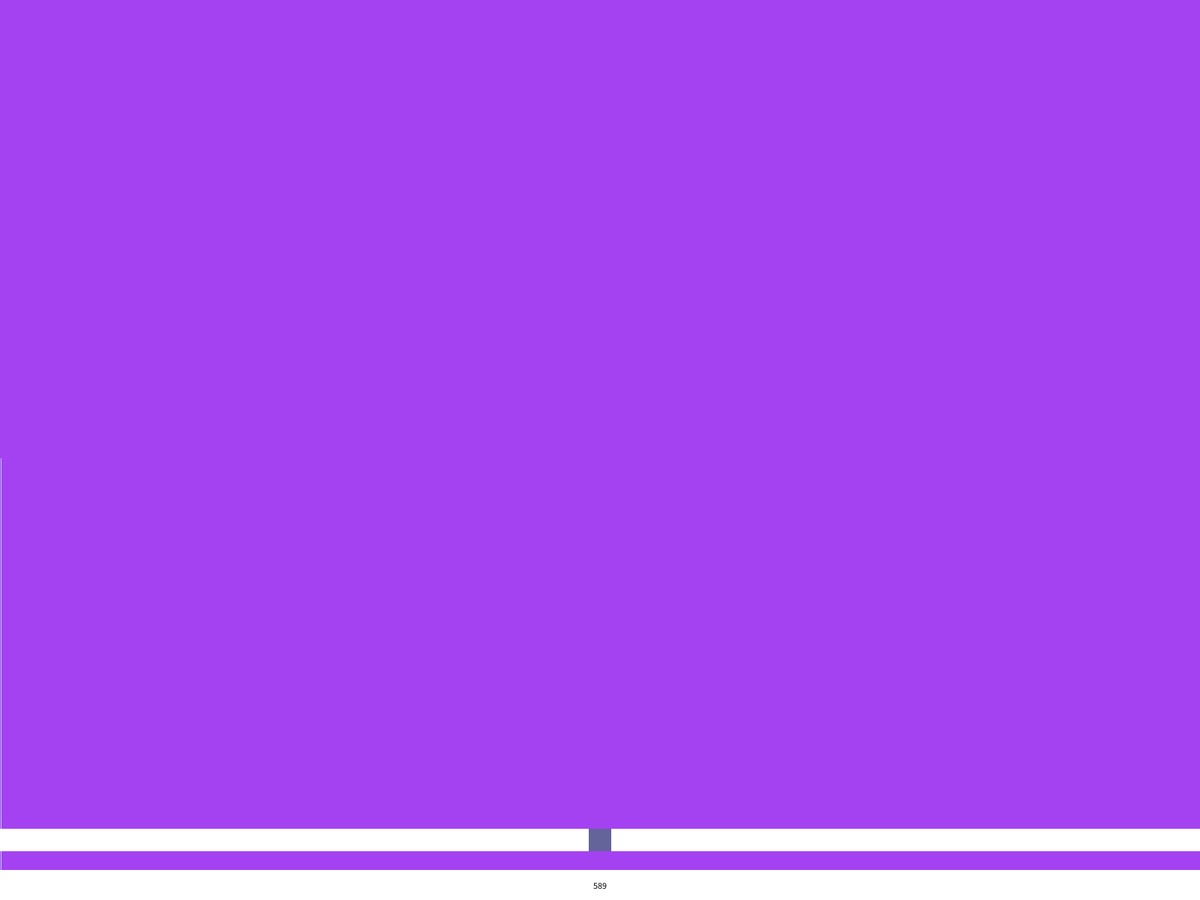
Frame 1 (no input)
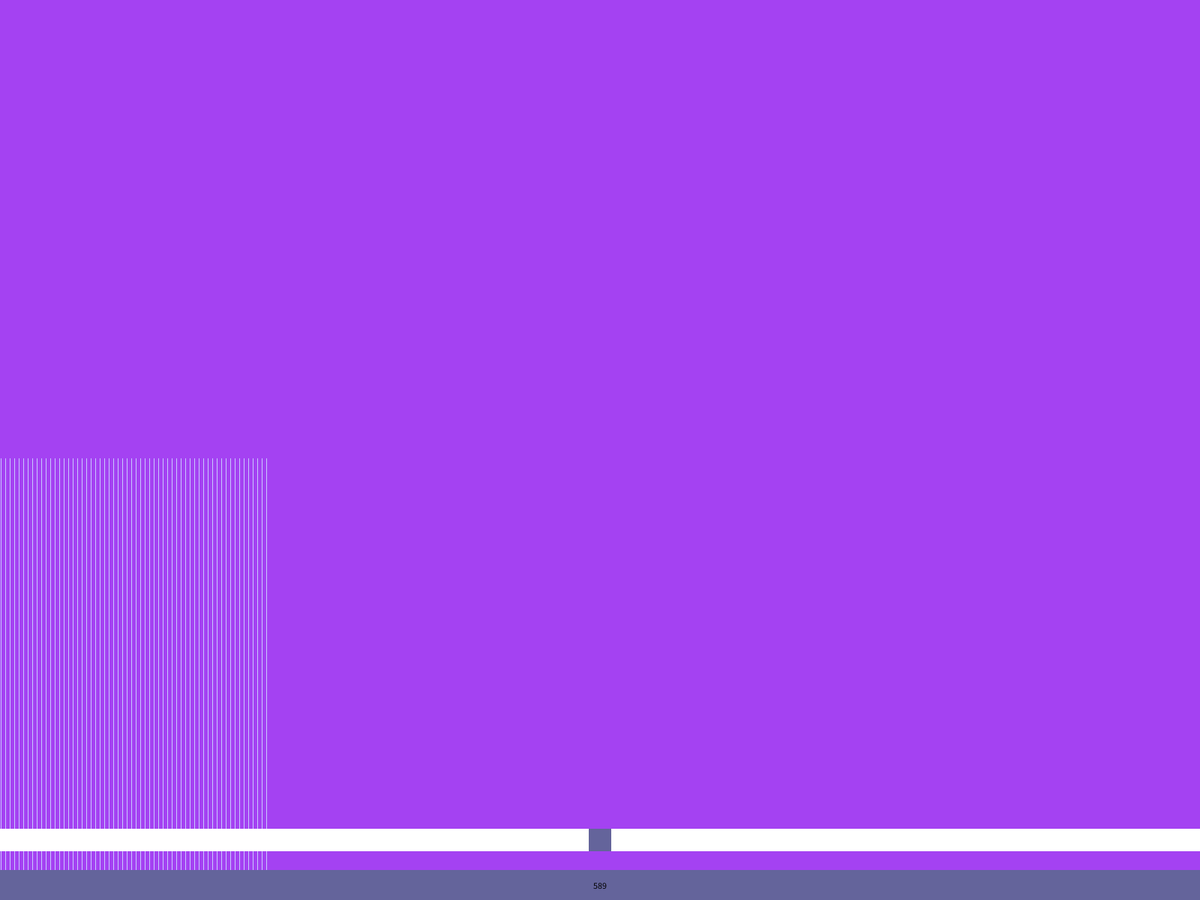
Frame 60 (the mouse pressed at the canvas centre just before this capture)
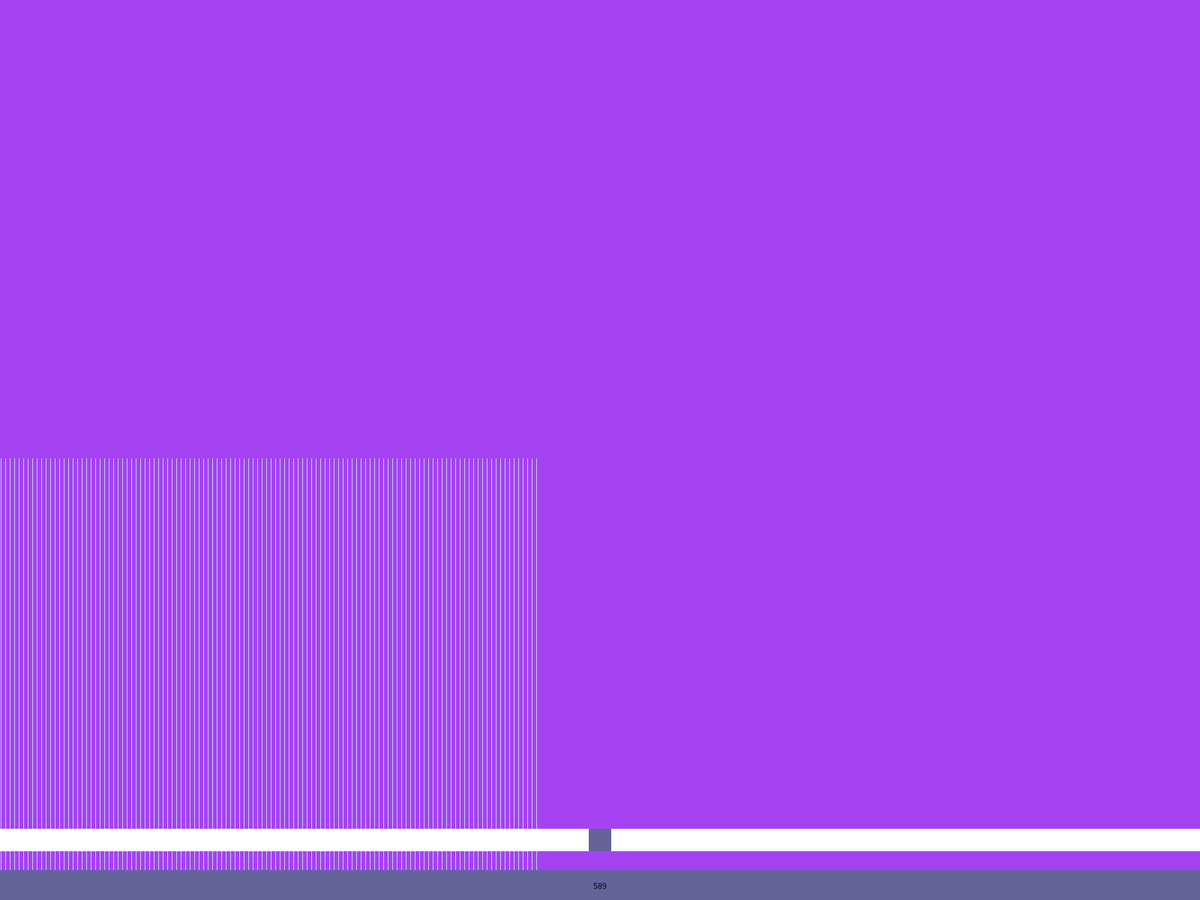
Frame 120 (the mouse held since frame 60 and released just before this capture)

The Processing sketch that drew these frames (run headless with seeded random() and noise(); from frame 60 on, the mouse is pressed at the canvas centre):

// Processing sketch: Olguin_desafio
// ── Olguin_desafio.pde
Scrollbar graph;
int x = 1;

void setup () {
  fullScreen();
  background(random(0,255),random(0,255),random(0,255));
  graph = new Scrollbar(0, height-80, width, 30, 30);
}
void draw () {
  stroke(200,200,255);
  line(x, height, x, height-graph.getPos());
  x = x + 6;
  if (x > width) {
    x = 1;
    background(random(0,255),random(0,255),random(0,255));
  }   
  noStroke();
  rect(0, height-40, width, 40);    
  fill(0);
  textAlign(CENTER, CENTER);
  text(graph.getPos(), width/2, height-20);
  graph.update();
  graph.display();
}
// ── scrollbar.pde
class Scrollbar {
  int swidth, sheight;
  int xpos, ypos;
  int spos, newspos;
  int sposMin, sposMax;
  int loose;
  boolean over;
  boolean locked;

  Scrollbar (int xp, int yp, int sw, int sh, int l) {
    swidth = sw;
    sheight = sh;
    xpos = xp;
    ypos = yp-sheight/2;
    spos = xpos + swidth/2 - sheight/2;
    newspos = spos;
    sposMin = xpos;
    sposMax = xpos + swidth - sheight;
    loose = l;
  }

  void update() {
    if (overEvent()) {
      over = true;
    } else {
      over = false;
    }
    if (mousePressed && over) {
      locked = true;
    }
    if (!mousePressed) {
      locked = false;
    }
    if (locked) {
      newspos = constrain(mouseX, sposMin, sposMax);
    }
    if (abs(newspos - spos) > 1) {
      spos = spos + (newspos-spos)/loose;
    }
  }

  int constrain(int val, int minv, int maxv) {
    return min(max(val, minv), maxv);
  }

  boolean overEvent() {
    if (mouseX > xpos && mouseX < xpos+swidth && mouseY > ypos && mouseY < ypos+sheight) {
      return true;
    } else {
      return false;
    }
  }

  void display() {
    noStroke();
    fill(255);
    rect(xpos, ypos, swidth, sheight);
    fill(100, 100, 155);
    rect(spos, ypos, sheight, sheight);
  }

  int getPos() {
    return round(map(spos, 9, width-9, 0, height));
  }
}
